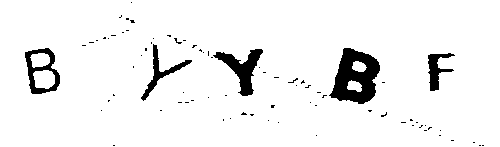
#> input picture ajeitado/telanova0.png, 500 x 147 px; its folder holds only this picture in this run
$ python separar_letras.py
#> lines starting #> are read from the running program, lines starting #| are printed output that depends on the picture; after the words box and inside, x2 and y2 are one past the last pixel; in counts of white or black regions, pixels touching at a corner belong together
import os

import cv2
import glob

arquivos = glob.glob('ajeitado/*')
for arquivo in arquivos:
    imagem = cv2.imread(arquivo)
#> imagem is the input picture: shape (147, 500, 3); 94% white; 77 black regions (72 under 20 px), largest, box (x1, y1, x2, y2) and area: (329, 48, 380, 104) 1703, (213, 49, 263, 96) 863, (25, 48, 60, 94) 643, (141, 44, 192, 101) 487, (428, 53, 455, 91) 441
    imagem = cv2.cvtColor(imagem, cv2.COLOR_RGB2GRAY)
    _, nova_imagem = cv2.threshold(imagem, 0, 255, cv2.THRESH_BINARY_INV)
#> nova_imagem: shape (147, 500); 6% white; 77 white regions (72 under 20 px)

    # encontrar os contornos de cada letra
    contornos, _ = cv2.findContours(nova_imagem, cv2.RETR_EXTERNAL, cv2.CHAIN_APPROX_SIMPLE)
#> contornos = 77 contours, 72 with area under 20; largest, box (x1, y1, x2, y2) and area: (329, 48, 380, 104) 1866, (25, 48, 60, 94) 1148, (213, 49, 263, 96) 778, (141, 44, 192, 101) 398, (428, 53, 455, 91) 370

    regiao_letras = []

    # filtrar os contornos que são realmente de letras
    for contorno in contornos:
        (x, y, largura, altura) = cv2.boundingRect(contorno)
        area = cv2.contourArea(contorno)
        if area > 115:
            regiao_letras.append((x, y, largura, altura))
#> this loop made 77 passes
#> (x, y, largura, altura, area) on passes 51, 54, 56, 58, 61: (428, 53, 27, 38, 369.5), (213, 49, 50, 47, 777.5), (329, 48, 51, 56, 1866.5), (25, 48, 35, 46, 1148.5), (141, 44, 51, 57, 398)
#> after the loop, regiao_letras = [(428, 53, 27, 38), (213, 49, 50, 47), (329, 48, 51, 56), (25, 48, 35, 46), (141, 44, 51, 57)]

    if len(regiao_letras) != 5:
        # pula pro póximo item do for
        continue

    # desenhar os contornos e separar as letras
    imagem_final = cv2.merge([imagem] * 3)
    # o cv2 vê 3 listas, uma pra cada cor -> RGB. E diz quanto de cada cor tem em cada posição
    i = 0
    for retangulo in regiao_letras:
        i += 1
        x, y, largura, altura = retangulo
        imagem_letra = imagem[y - 2:y + altura + 2, x - 2:x + largura + 2]
        nome_arquivo = os.path.basename(arquivo).replace('.png', f'letra{i}.png')
        cv2.imwrite(f'letras/{nome_arquivo}', imagem_letra)
        cv2.rectangle(imagem_final, (x - 2, y - 2), (x + largura + 2, y + altura + 2), (0, 255, 0), 1)
#> this loop made 5 passes
#> pass 1, `imagem_letra = imagem[y - 2:y + altura + 2, x - 2:x + largura + 2]`:
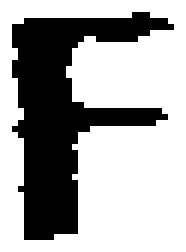
#> imagem_letra: shape (42, 31) (shown 6 times larger); 66.1% white; 1 black region, box (x1, y1, x2, y2) and area: (2, 2, 29, 40) 441
#> pass 2, `imagem_letra = imagem[y - 2:y + altura + 2, x - 2:x + largura + 2]`:
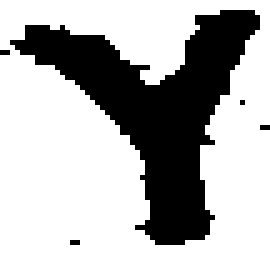
#> imagem_letra: shape (51, 54) (shown 5 times larger); 68.4% white; 5 black regions (4 under 20 px), largest, box (x1, y1, x2, y2) and area: (2, 2, 52, 49) 863
#> pass 3, `imagem_letra = imagem[y - 2:y + altura + 2, x - 2:x + largura + 2]`:
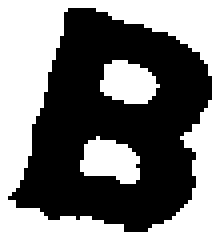
#> imagem_letra: shape (60, 55) (shown 4 times larger); 48.4% white; 3 white regions, box (x1, y1, x2, y2) and area: (0, 0, 55, 60) 1350, (20, 34, 35, 46) 126, (25, 15, 40, 26) 121
#> after the loop:
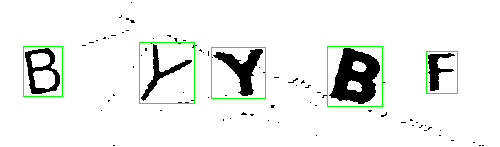
#> imagem_final: shape (147, 500, 3); 1.36% of pixels changed, all inside (x1, y1, x2, y2) = (23, 42, 458, 107); drawn as B, G, R
#> after the loop, i = 5

    nome_arquivo = os.path.basename(arquivo)
    cv2.imwrite(f'identificado/{nome_arquivo}', imagem_final)

$ run again, on ajeitado/telanova1.png
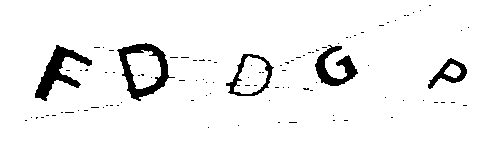
#> input picture ajeitado/telanova1.png, 500 x 147 px
#> imagem is the input picture: shape (147, 500, 3); 94.4% white; 100 black regions (95 under 20 px), largest, box (x1, y1, x2, y2) and area: (117, 43, 175, 101) 1119, (35, 45, 92, 101) 1065, (315, 45, 358, 86) 751, (226, 54, 274, 96) 486, (428, 58, 467, 89) 417
#> nova_imagem: shape (147, 500); 5.6% white; 100 white regions (95 under 20 px)
#> contornos = 91 contours, 86 with area under 20; largest, box (x1, y1, x2, y2) and area: (117, 43, 175, 101) 1972, (226, 54, 274, 96) 1274, (35, 45, 92, 101) 955, (315, 45, 358, 86) 650, (428, 58, 467, 89) 524
#> the loop `for contorno in contornos:` made 91 passes
#> (x, y, largura, altura, area) on passes 61, 66, 74, 75, 77: (428, 58, 39, 31, 524), (226, 54, 48, 42, 1274.5), (315, 45, 43, 41, 650), (35, 45, 57, 56, 955), (117, 43, 58, 58, 1972.5)
#> after the loop `for contorno in contornos:`: regiao_letras = [(428, 58, 39, 31), (226, 54, 48, 42), (315, 45, 43, 41), (35, 45, 57, 56), (117, 43, 58, 58)]
#> the loop `for retangulo in regiao_letras:` made 5 passes
#> after the loop `for retangulo in regiao_letras:`:
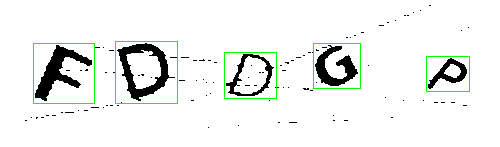
#> imagem_final: shape (147, 500, 3); 1.4% of pixels changed, all inside (x1, y1, x2, y2) = (33, 41, 470, 104); drawn as B, G, R
#> after the loop `for retangulo in regiao_letras:`: i = 5
